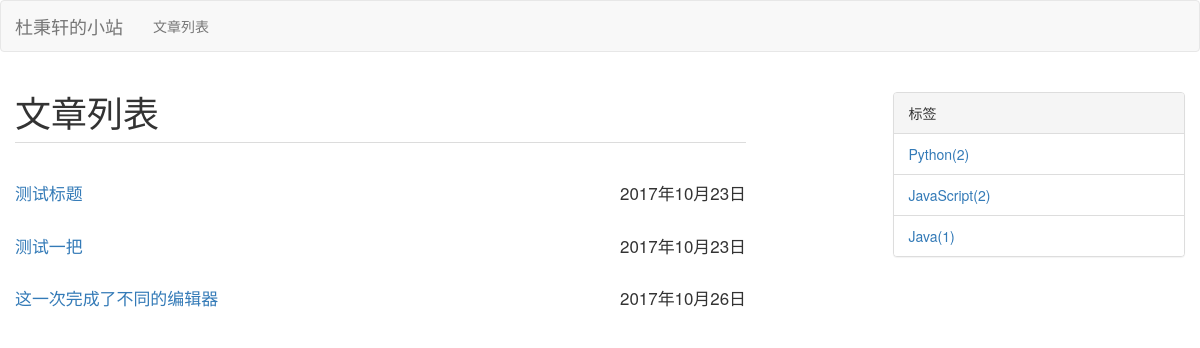
Screenshot of /article/list/ with the database file from the repository.
### website/models.py (models this page shows, shortened)
class Article(models.Model):
    title = models.CharField(max_length=100, null=True, verbose_name='标题')
    content = models.TextField(null=True, verbose_name='内容')
    tags = models.ManyToManyField('Tag', null=True, verbose_name='标签', related_name='articles')
    categories = models.ForeignKey('Category', null=True, verbose_name='分类', related_name='articles')
    publish_time = models.DateTimeField(auto_now_add=True, verbose_name='发布时间')
    modify_time = models.DateTimeField(auto_now=True, verbose_name='修改时间')
    editor = models.ForeignKey('Editor', null=True, verbose_name='编辑器', related_name='articles')
    access_count = models.BigIntegerField(default=0, verbose_name='阅读量')
    status = models.IntegerField(default=1, verbose_name='状态')

class Tag(models.Model):
    name = models.CharField(max_length=128, unique=True, verbose_name='名称')
    status = models.IntegerField(default=1, verbose_name='状态')
    def count(self):
        return len(self.articles.all().filter(status=1))

### website/views.py (the view)
def article_list_page(request):
    tag_id = request.GET.get('tag', '')
    if tag_id:
        articles = Article.objects.filter(tags__id=tag_id, status=1)
    else:
        articles = Article.objects.filter(status=1)
    tags = Tag.objects.filter(status=1)
    categories = Category.objects.filter(status=1)
    return render(request, 'website/article_list_page.html', {'articles': articles, 'tags': tags,
                                                              'categories': categories, 'article_stats': 1})

### website/templates/website/article_list_page.html (shortened to what this page needs)
{% extends 'website/base.html' %}
{% block body_content %}
    <div class="container" style="height: 880px">
        <div class="row">
            <div class="col-md-9">
                <div class="row">
                    <h1>文章列表</h1>
                </div>
                <div class="row">
                    <div class="col-md-10" style="background-color: gainsboro"></div>
                </div>
                <br/>
                <div class="row">
                    {% for article in articles %}
                        <div class="row article-list">
                            <div class="col-lg-5">
                                <a href="{% url 'article:article_page' article.id %}"><p>{{ article.title }}</p></a>
                            </div>
                            <div class="col-lg-3 col-md-push-3">
                                <p>{{ article.publish_time | date:'Y年m月d日' }}</p>
                            </div>
                        </div>
                    {% endfor %}
                </div>
            </div>
            <div class="col-md-3">
                <div class="row">
                    <div class="panel panel-default">
                        <div class="panel-heading">标签</div>
                        <ul class="list-group">
                            {% for tag in tags %}
                                <li class="list-group-item">
                                    <a href="{% url 'article:article_list_page' %}?tag={{ tag.id }}">
                                        {% if article_stats == 1 %}
                                            {{ tag.name }}({{ tag.count }})
                                        {% else %}
                                            {{ tag.name }}({{ tag.draft_count }})
                                        {% endif %}
                                    </a>
                                </li>
                            {% endfor %}
                        </ul>
                    </div>
                </div>
            </div>
        </div>
    </div>
{% endblock %}

### static/css/common.css (style rules this page uses)
.article-list { margin-top: 1.2em; font-size: 1.1em; }
.article-list p { font-size: 1.1em; }
.panel { margin-top: 20px; }

### rows the page displays
Article: title "测试标题", publish_time "2017年10月23日"
Article: title "测试一把", publish_time "2017年10月23日"
Article: title "这一次完成了不同的编辑器", publish_time "2017年10月26日"
Tag: name "Python", count "2"
Tag: name "JavaScript", count "2"
Tag: name "Java", count "1"
